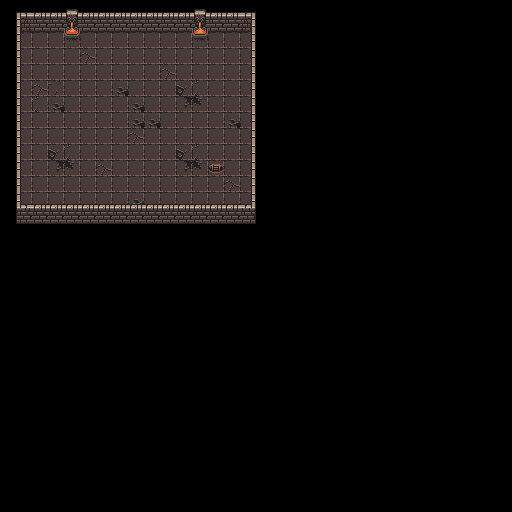

A 2D game scene composited from a Tiled map and its tileset images. What follows is a short description and the map's XML, with every tile layer's data as written:
An orthogonal 32x32 tile map with 16x16 px tiles, 3 tile layers (Background, Wals, TopWalls).

<map version="1.2" tiledversion="2018.11.13" orientation="orthogonal" renderorder="right-down" width="32" height="32" tilewidth="16" tileheight="16" infinite="0" nextlayerid="5" nextobjectid="1">
 <tileset firstgid="1" source="RPG_Framework_Tileset.tsx" />
 <layer id="1" name="Background" width="32" height="32">
  <data encoding="csv">
0,0,0,0,0,0,0,0,0,0,0,0,0,0,0,0,0,0,0,0,0,0,0,0,0,0,0,0,0,0,0,0,
0,0,0,0,0,0,0,0,0,0,0,0,0,0,0,0,0,0,0,0,0,0,0,0,0,0,0,0,0,0,0,0,
0,66,66,66,37,66,66,66,66,66,66,66,38,66,66,66,0,0,0,0,0,0,0,0,0,0,0,0,0,0,0,0,
0,66,66,66,66,67,66,66,66,66,66,66,66,66,66,66,0,0,0,0,0,0,0,0,0,0,0,0,0,0,0,0,
0,66,66,66,66,66,66,66,66,66,67,66,66,66,66,66,0,0,0,0,0,0,0,0,0,0,0,0,0,0,0,0,
0,66,67,68,66,66,66,84,66,66,66,82,83,66,66,66,0,0,0,0,0,0,0,0,0,0,0,0,0,0,0,0,
0,66,83,84,66,66,66,66,84,66,66,98,99,66,66,66,0,0,0,0,0,0,0,0,0,0,0,0,0,0,0,0,
0,66,66,66,66,66,66,66,84,84,66,66,66,66,84,66,0,0,0,0,0,0,0,0,0,0,0,0,0,0,0,0,
0,66,66,66,66,66,66,66,67,66,66,66,66,66,66,66,0,0,0,0,0,0,0,0,0,0,0,0,0,0,0,0,
0,66,66,82,83,66,66,66,66,66,66,82,83,66,66,66,0,0,0,0,0,0,0,0,0,0,0,0,0,0,0,0,
0,66,66,98,99,66,67,66,66,66,66,98,99,100,66,66,0,0,0,0,0,0,0,0,0,0,0,0,0,0,0,0,
0,66,66,66,66,66,66,66,66,66,66,66,66,66,67,66,0,0,0,0,0,0,0,0,0,0,0,0,0,0,0,0,
0,66,66,66,66,66,66,66,84,66,66,66,66,66,66,66,0,0,0,0,0,0,0,0,0,0,0,0,0,0,0,0,
0,0,0,0,0,0,0,0,0,0,0,0,0,0,0,0,0,0,0,0,0,0,0,0,0,0,0,0,0,0,0,0,
0,0,0,0,0,0,0,0,0,0,0,0,0,0,0,0,0,0,0,0,0,0,0,0,0,0,0,0,0,0,0,0,
0,0,0,0,0,0,0,0,0,0,0,0,0,0,0,0,0,0,0,0,0,0,0,0,0,0,0,0,0,0,0,0,
0,0,0,0,0,0,0,0,0,0,0,0,0,0,0,0,0,0,0,0,0,0,0,0,0,0,0,0,0,0,0,0,
0,0,0,0,0,0,0,0,0,0,0,0,0,0,0,0,0,0,0,0,0,0,0,0,0,0,0,0,0,0,0,0,
0,0,0,0,0,0,0,0,0,0,0,0,0,0,0,0,0,0,0,0,0,0,0,0,0,0,0,0,0,0,0,0,
0,0,0,0,0,0,0,0,0,0,0,0,0,0,0,0,0,0,0,0,0,0,0,0,0,0,0,0,0,0,0,0,
0,0,0,0,0,0,0,0,0,0,0,0,0,0,0,0,0,0,0,0,0,0,0,0,0,0,0,0,0,0,0,0,
0,0,0,0,0,0,0,0,0,0,0,0,0,0,0,0,0,0,0,0,0,0,0,0,0,0,0,0,0,0,0,0,
0,0,0,0,0,0,0,0,0,0,0,0,0,0,0,0,0,0,0,0,0,0,0,0,0,0,0,0,0,0,0,0,
0,0,0,0,0,0,0,0,0,0,0,0,0,0,0,0,0,0,0,0,0,0,0,0,0,0,0,0,0,0,0,0,
0,0,0,0,0,0,0,0,0,0,0,0,0,0,0,0,0,0,0,0,0,0,0,0,0,0,0,0,0,0,0,0,
0,0,0,0,0,0,0,0,0,0,0,0,0,0,0,0,0,0,0,0,0,0,0,0,0,0,0,0,0,0,0,0,
0,0,0,0,0,0,0,0,0,0,0,0,0,0,0,0,0,0,0,0,0,0,0,0,0,0,0,0,0,0,0,0,
0,0,0,0,0,0,0,0,0,0,0,0,0,0,0,0,0,0,0,0,0,0,0,0,0,0,0,0,0,0,0,0,
0,0,0,0,0,0,0,0,0,0,0,0,0,0,0,0,0,0,0,0,0,0,0,0,0,0,0,0,0,0,0,0,
0,0,0,0,0,0,0,0,0,0,0,0,0,0,0,0,0,0,0,0,0,0,0,0,0,0,0,0,0,0,0,0,
0,0,0,0,0,0,0,0,0,0,0,0,0,0,0,0,0,0,0,0,0,0,0,0,0,0,0,0,0,0,0,0,
0,0,0,0,0,0,0,0,0,0,0,0,0,0,0,0,0,0,0,0,0,0,0,0,0,0,0,0,0,0,0,0
</data>
 </layer>
 <layer id="3" name="Wals" width="32" height="32">
  <data encoding="csv">
0,115,3,3,5,3,3,3,3,3,3,3,5,3,3,116,0,0,0,0,0,0,0,0,0,0,0,0,0,0,0,0,
0,131,19,19,21,19,19,19,19,19,19,19,21,19,19,132,0,0,0,0,0,0,0,0,0,0,0,0,0,0,0,0,
0,130,0,0,0,0,0,0,0,0,0,0,0,0,0,129,0,0,0,0,0,0,0,0,0,0,0,0,0,0,0,0,
0,130,0,0,0,0,0,0,0,0,0,0,0,0,0,129,0,0,0,0,0,0,0,0,0,0,0,0,0,0,0,0,
0,130,0,0,0,0,0,0,0,0,0,0,0,0,0,129,0,0,0,0,0,0,0,0,0,0,0,0,0,0,0,0,
0,130,0,0,0,0,0,0,0,0,0,0,0,0,0,129,0,0,0,0,0,0,0,0,0,0,0,0,0,0,0,0,
0,130,0,0,0,0,0,0,0,0,0,0,0,0,0,129,0,0,0,0,0,0,0,0,0,0,0,0,0,0,0,0,
0,130,0,0,0,0,0,0,0,0,0,0,0,0,0,129,0,0,0,0,0,0,0,0,0,0,0,0,0,0,0,0,
0,130,0,0,0,0,0,0,0,0,0,0,0,0,0,129,0,0,0,0,0,0,0,0,0,0,0,0,0,0,0,0,
0,130,0,0,0,0,0,0,0,0,0,0,0,0,0,129,0,0,0,0,0,0,0,0,0,0,0,0,0,0,0,0,
0,130,0,0,0,0,0,0,0,0,0,0,0,0,0,129,0,0,0,0,0,0,0,0,0,0,0,0,0,0,0,0,
0,130,0,0,0,0,0,0,0,0,0,0,0,0,0,129,0,0,0,0,0,0,0,0,0,0,0,0,0,0,0,0,
0,147,3,3,3,3,3,3,3,3,3,3,3,3,3,148,0,0,0,0,0,0,0,0,0,0,0,0,0,0,0,0,
0,18,19,19,19,19,19,19,19,19,19,19,19,19,19,20,0,0,0,0,0,0,0,0,0,0,0,0,0,0,0,0,
0,0,0,0,0,0,0,0,0,0,0,0,0,0,0,0,0,0,0,0,0,0,0,0,0,0,0,0,0,0,0,0,
0,0,0,0,0,0,0,0,0,0,0,0,0,0,0,0,0,0,0,0,0,0,0,0,0,0,0,0,0,0,0,0,
0,0,0,0,0,0,0,0,0,0,0,0,0,0,0,0,0,0,0,0,0,0,0,0,0,0,0,0,0,0,0,0,
0,0,0,0,0,0,0,0,0,0,0,0,0,0,0,0,0,0,0,0,0,0,0,0,0,0,0,0,0,0,0,0,
0,0,0,0,0,0,0,0,0,0,0,0,0,0,0,0,0,0,0,0,0,0,0,0,0,0,0,0,0,0,0,0,
0,0,0,0,0,0,0,0,0,0,0,0,0,0,0,0,0,0,0,0,0,0,0,0,0,0,0,0,0,0,0,0,
0,0,0,0,0,0,0,0,0,0,0,0,0,0,0,0,0,0,0,0,0,0,0,0,0,0,0,0,0,0,0,0,
0,0,0,0,0,0,0,0,0,0,0,0,0,0,0,0,0,0,0,0,0,0,0,0,0,0,0,0,0,0,0,0,
0,0,0,0,0,0,0,0,0,0,0,0,0,0,0,0,0,0,0,0,0,0,0,0,0,0,0,0,0,0,0,0,
0,0,0,0,0,0,0,0,0,0,0,0,0,0,0,0,0,0,0,0,0,0,0,0,0,0,0,0,0,0,0,0,
0,0,0,0,0,0,0,0,0,0,0,0,0,0,0,0,0,0,0,0,0,0,0,0,0,0,0,0,0,0,0,0,
0,0,0,0,0,0,0,0,0,0,0,0,0,0,0,0,0,0,0,0,0,0,0,0,0,0,0,0,0,0,0,0,
0,0,0,0,0,0,0,0,0,0,0,0,0,0,0,0,0,0,0,0,0,0,0,0,0,0,0,0,0,0,0,0,
0,0,0,0,0,0,0,0,0,0,0,0,0,0,0,0,0,0,0,0,0,0,0,0,0,0,0,0,0,0,0,0,
0,0,0,0,0,0,0,0,0,0,0,0,0,0,0,0,0,0,0,0,0,0,0,0,0,0,0,0,0,0,0,0,
0,0,0,0,0,0,0,0,0,0,0,0,0,0,0,0,0,0,0,0,0,0,0,0,0,0,0,0,0,0,0,0,
0,0,0,0,0,0,0,0,0,0,0,0,0,0,0,0,0,0,0,0,0,0,0,0,0,0,0,0,0,0,0,0,
0,0,0,0,0,0,0,0,0,0,0,0,0,0,0,0,0,0,0,0,0,0,0,0,0,0,0,0,0,0,0,0
</data>
 </layer>
 <layer id="4" name="TopWalls" width="32" height="32">
  <data encoding="csv">
0,0,0,0,0,0,0,0,0,0,0,0,0,0,0,0,0,0,0,0,0,0,0,0,0,0,0,0,0,0,0,0,
0,0,0,0,0,0,0,0,0,0,0,0,0,0,0,0,0,0,0,0,0,0,0,0,0,0,0,0,0,0,0,0,
0,0,0,0,0,0,0,0,0,0,0,0,0,0,0,0,0,0,0,0,0,0,0,0,0,0,0,0,0,0,0,0,
0,0,0,0,0,0,0,0,0,0,0,0,0,0,0,0,0,0,0,0,0,0,0,0,0,0,0,0,0,0,0,0,
0,0,0,0,0,0,0,0,0,0,0,0,0,0,0,0,0,0,0,0,0,0,0,0,0,0,0,0,0,0,0,0,
0,0,0,0,0,0,0,0,0,0,0,0,0,0,0,0,0,0,0,0,0,0,0,0,0,0,0,0,0,0,0,0,
0,0,0,0,0,0,0,0,0,0,0,0,0,0,0,0,0,0,0,0,0,0,0,0,0,0,0,0,0,0,0,0,
0,0,0,0,0,0,0,0,0,0,0,0,0,0,0,0,0,0,0,0,0,0,0,0,0,0,0,0,0,0,0,0,
0,0,0,0,0,0,0,0,0,0,0,0,0,0,0,0,0,0,0,0,0,0,0,0,0,0,0,0,0,0,0,0,
0,0,0,0,0,0,0,0,0,0,0,0,0,0,0,0,0,0,0,0,0,0,0,0,0,0,0,0,0,0,0,0,
0,0,0,0,0,0,0,0,0,0,0,0,0,0,0,0,0,0,0,0,0,0,0,0,0,0,0,0,0,0,0,0,
0,0,0,0,0,0,0,0,0,0,0,0,0,0,0,0,0,0,0,0,0,0,0,0,0,0,0,0,0,0,0,0,
0,0,0,0,0,0,0,0,0,0,0,0,0,0,0,0,0,0,0,0,0,0,0,0,0,0,0,0,0,0,0,0,
0,0,0,0,0,0,0,0,0,0,0,0,0,0,0,0,0,0,0,0,0,0,0,0,0,0,0,0,0,0,0,0,
0,0,0,0,0,0,0,0,0,0,0,0,0,0,0,0,0,0,0,0,0,0,0,0,0,0,0,0,0,0,0,0,
0,0,0,0,0,0,0,0,0,0,0,0,0,0,0,0,0,0,0,0,0,0,0,0,0,0,0,0,0,0,0,0,
0,0,0,0,0,0,0,0,0,0,0,0,0,0,0,0,0,0,0,0,0,0,0,0,0,0,0,0,0,0,0,0,
0,0,0,0,0,0,0,0,0,0,0,0,0,0,0,0,0,0,0,0,0,0,0,0,0,0,0,0,0,0,0,0,
0,0,0,0,0,0,0,0,0,0,0,0,0,0,0,0,0,0,0,0,0,0,0,0,0,0,0,0,0,0,0,0,
0,0,0,0,0,0,0,0,0,0,0,0,0,0,0,0,0,0,0,0,0,0,0,0,0,0,0,0,0,0,0,0,
0,0,0,0,0,0,0,0,0,0,0,0,0,0,0,0,0,0,0,0,0,0,0,0,0,0,0,0,0,0,0,0,
0,0,0,0,0,0,0,0,0,0,0,0,0,0,0,0,0,0,0,0,0,0,0,0,0,0,0,0,0,0,0,0,
0,0,0,0,0,0,0,0,0,0,0,0,0,0,0,0,0,0,0,0,0,0,0,0,0,0,0,0,0,0,0,0,
0,0,0,0,0,0,0,0,0,0,0,0,0,0,0,0,0,0,0,0,0,0,0,0,0,0,0,0,0,0,0,0,
0,0,0,0,0,0,0,0,0,0,0,0,0,0,0,0,0,0,0,0,0,0,0,0,0,0,0,0,0,0,0,0,
0,0,0,0,0,0,0,0,0,0,0,0,0,0,0,0,0,0,0,0,0,0,0,0,0,0,0,0,0,0,0,0,
0,0,0,0,0,0,0,0,0,0,0,0,0,0,0,0,0,0,0,0,0,0,0,0,0,0,0,0,0,0,0,0,
0,0,0,0,0,0,0,0,0,0,0,0,0,0,0,0,0,0,0,0,0,0,0,0,0,0,0,0,0,0,0,0,
0,0,0,0,0,0,0,0,0,0,0,0,0,0,0,0,0,0,0,0,0,0,0,0,0,0,0,0,0,0,0,0,
0,0,0,0,0,0,0,0,0,0,0,0,0,0,0,0,0,0,0,0,0,0,0,0,0,0,0,0,0,0,0,0,
0,0,0,0,0,0,0,0,0,0,0,0,0,0,0,0,0,0,0,0,0,0,0,0,0,0,0,0,0,0,0,0,
0,0,0,0,0,0,0,0,0,0,0,0,0,0,0,0,0,0,0,0,0,0,0,0,0,0,0,0,0,0,0,0
</data>
 </layer>
</map>
